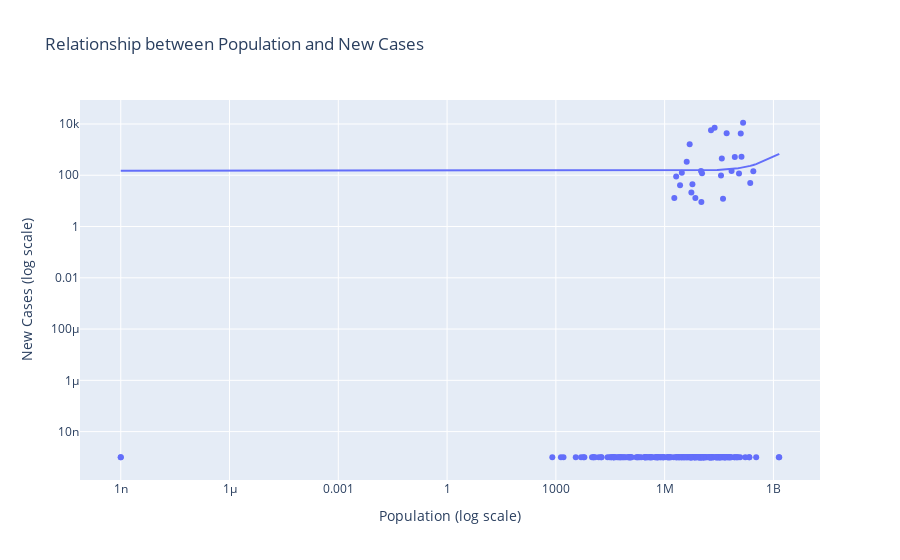

The cell this chart's notebook holds for it:
### Markdown cell above
- **Nhận xét biểu đồ**: 
  - Nga là quốc gia có số lượng ca mắc covid mới nhiều nhất trong ngày 06/03/2023. Điều này có thể được giải thích là do tỷ lệ tiêm phòng vắc xin của công chúng Nga đang giảm dần và việc đó đã trở nên không còn bắt buộc, quảng bá với các chủng virus mới, các lệnh bắt buộc mang khẩu trang tại nơi đông người bị gỡ bỏ. Hậu quả là số ca mắc tăng do miễn dịch cộng đồng không hiệu quả.
  - Hầu hết các quốc gia có số ca nhiễm mới thuộc top đầu đều là các nước thuộc châu Á và châu Âu.
  
- **Quan hệ với các trường dữ liệu khác**: Nhìn tổng quan biểu đồ, số ca nhiễm của các quốc gia khác không cao như Nga, phải chăng điều này có lẽ là do Nga có dân số đông hơn các quốc gia còn lại nên số ca nhiễm cũng từ đó mà cao vượt trội hơn hẳn? Từ đó, nhóm có một câu hỏi đặt ra là:

#### 1.2 Liệu dân số có ảnh hưởng đến việc tăng các ca nhiễm mới?
- **Trường dữ liệu được trực quan**: `New Cases`, `Population`.
- **Biểu đồ sử dụng**: Scatter.
- **Tính phù hợp của biểu đồ**: Scatter là biểu đồ thông dụng nhất khi quan sát mối quan hệ của hai biến, đặc biệt là xem xét sự tương quan giữa hai biến đó. Với lý do như vậy nên sử dụng scatter plot cho câu hỏi xem xét liệu 2 biến `New Cases` và `Population` có sự tương quan với nhau hay không là phù hợp.
- **Mục đích của câu hỏi:** Nhằm xem xét sự tương quan giữa số dân với mức nhiễm hiện tại của một quốc gia. Nếu một quốc gia đông dân thì số ca nhiễm cũng tăng lên nhiều theo dân số, ngược lại nếu một quốc gia ít dân thì số ca nhiễm cũng thấp theo.

### Code cell
epsilon = 1e-9
covid_df['Population'] = covid_df['Population'] + epsilon
covid_df['New Cases'] = covid_df['New Cases'] + epsilon

fig = px.scatter(data_frame=covid_df, x='Population', y='New Cases', 
                 log_x=True, log_y=True, 
                 labels={'Population': 'Population (log scale)', 
                         'New Cases': 'New Cases (log scale)'},
                 title='Relationship between Population and New Cases', trendline='ols')

fig.show()

### Figure 1 — Plotly figure (JSON) as saved in the notebook; plotly's stock layout.template omitted (floating-point values rounded to 4 significant figures; data arrays with more than 128 entries replaced by an {"elided": "..."} marker saying what was removed)
{"data": [{"hovertemplate": "Population (log scale)=%{x}<br>New Cases (log scale)=%{y}<extra></extra>", "legendgroup": "", "marker": {"color": "#636efa", "symbol": "circle"}, "mode": "markers", "name": "", "orientation": "v", "showlegend": false, "type": "scatter", "x": {"elided": "231 float values"}, "xaxis": "x", "y": {"elided": "231 float values"}, "yaxis": "y"}, {"hovertemplate": "<b>OLS trendline</b><br>New Cases = 3.66312e-07 * Population + 148.228<br>R<sup>2</sup>=0.002435<br><br>Population (log scale)=%{x}<br>New Cases (log scale)=%{y} <b>(trend)</b><extra></extra>", "legendgroup": "", "marker": {"color": "#636efa", "symbol": "circle"}, "mode": "lines", "name": "", "showlegend": false, "type": "scatter", "x": {"elided": "231 float values"}, "xaxis": "x", "y": {"elided": "231 float values"}, "yaxis": "y"}], "layout": {"legend": {"tracegroupgap": 0}, "title": {"text": "Relationship between Population and New Cases"}, "xaxis": {"anchor": "y", "domain": [0, 1], "title": {"text": "Population (log scale)"}, "type": "log"}, "yaxis": {"anchor": "x", "domain": [0, 1], "title": {"text": "New Cases (log scale)"}, "type": "log"}}}
